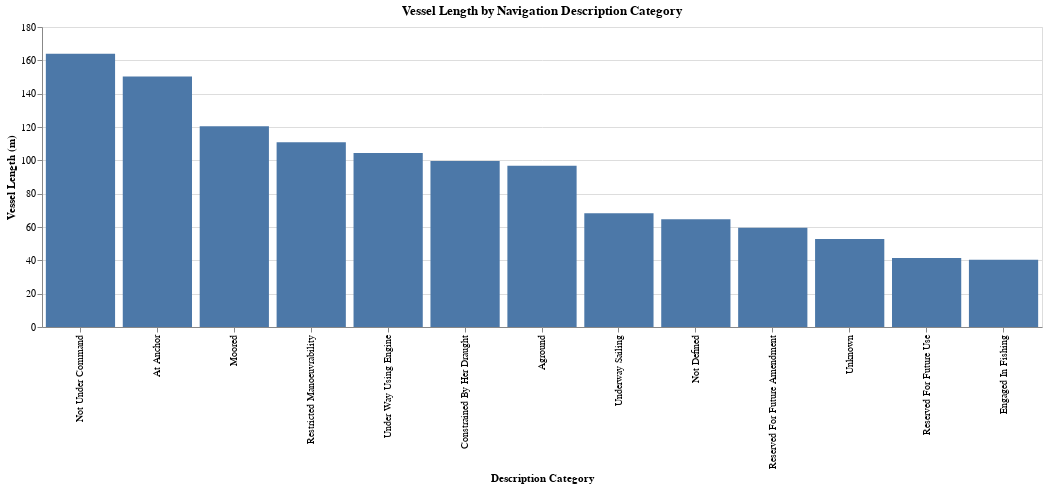

Source (notebook cell):
### Code cell
chart = alt.Chart(mean_length_by_navDesc).mark_bar().encode(
    x=alt.X('navDesc', sort=None, title='Description Category'),
    y=alt.Y('length', title='Vessel Length (m)'),
    tooltip=['navDesc', 'length']
).properties(
    title='Vessel Length by Navigation Description Category',
    width=1000,
    height=300
)

chart

### Figure 1 — Vega specification as saved in the notebook (floating-point values rounded to 4 significant figures)
{"$schema": "https://vega.github.io/schema/vega/v5.json", "data": [{"name": "source_0", "values": [{"length": 163.9, "length_end": 163.9, "length_start": 0.0, "navDesc": "Not Under Command"}, {"length": 150.3, "length_end": 150.3, "length_start": 0.0, "navDesc": "At Anchor"}, {"length": 120.5, "length_end": 120.5, "length_start": 0.0, "navDesc": "Moored"}, {"length": 110.8, "length_end": 110.8, "length_start": 0.0, "navDesc": "Restricted Manoeuvrability"}, {"length": 104.5, "length_end": 104.5, "length_start": 0.0, "navDesc": "Under Way Using Engine"}, {"length": 99.65, "length_end": 99.65, "length_start": 0.0, "navDesc": "Constrained By Her Draught"}, {"length": 96.75, "length_end": 96.75, "length_start": 0.0, "navDesc": "Aground"}, {"length": 68.33, "length_end": 68.33, "length_start": 0.0, "navDesc": "Underway Sailing"}, {"length": 64.58, "length_end": 64.58, "length_start": 0.0, "navDesc": "Not Defined"}, {"length": 59.53, "length_end": 59.53, "length_start": 0.0, "navDesc": "Reserved For Future Amendment"}, {"length": 52.75, "length_end": 52.75, "length_start": 0.0, "navDesc": "Unknown"}, {"length": 41.42, "length_end": 41.42, "length_start": 0.0, "navDesc": "Reserved For Future Use"}, {"length": 40.33, "length_end": 40.33, "length_start": 0.0, "navDesc": "Engaged In Fishing"}]}, {"name": "source_0_x_domain_navDesc", "values": [{"navDesc": "Not Under Command"}, {"navDesc": "At Anchor"}, {"navDesc": "Moored"}, {"navDesc": "Restricted Manoeuvrability"}, {"navDesc": "Under Way Using Engine"}, {"navDesc": "Constrained By Her Draught"}, {"navDesc": "Aground"}, {"navDesc": "Underway Sailing"}, {"navDesc": "Not Defined"}, {"navDesc": "Reserved For Future Amendment"}, {"navDesc": "Unknown"}, {"navDesc": "Reserved For Future Use"}, {"navDesc": "Engaged In Fishing"}]}], "marks": [{"type": "rect", "name": "marks", "from": {"data": "source_0"}, "encode": {"update": {"width": {"signal": "max(0.25, bandwidth('x'))"}, "fill": {"value": "#4c78a8"}, "y": {"field": "length_end", "scale": "y"}, "x": {"field": "navDesc", "scale": "x"}, "tooltip": {"signal": "{\"navDesc\": isValid(datum[\"navDesc\"]) ? datum[\"navDesc\"] : \"\"+datum[\"navDesc\"], \"length\": format(datum[\"length\"], \"\")}"}, "y2": {"field": "length_start", "scale": "y"}}}, "style": ["bar"]}], "scales": [{"name": "x", "type": "band", "domain": {"data": "source_0_x_domain_navDesc", "field": "navDesc"}, "range": [0, {"signal": "width"}], "paddingInner": 0.1, "paddingOuter": 0.05}, {"name": "y", "type": "linear", "domain": {"data": "source_0", "fields": ["length_start", "length_end"]}, "range": [{"signal": "height"}, 0], "nice": true, "zero": true}], "axes": [{"scale": "y", "labels": false, "minExtent": 0, "ticks": false, "gridScale": "x", "orient": "left", "zindex": 0, "domain": false, "grid": true, "aria": false, "tickCount": {"signal": "ceil(height/40)"}, "maxExtent": 0}, {"scale": "x", "zindex": 0, "orient": "bottom", "grid": false, "title": "Description Category", "labelBaseline": "middle", "labelAlign": "right", "labelAngle": 270}, {"scale": "y", "tickCount": {"signal": "ceil(height/40)"}, "zindex": 0, "orient": "left", "grid": false, "title": "Vessel Length (m)", "labelOverlap": true}], "title": {"text": "Vessel Length by Navigation Description Category", "frame": "group"}, "background": "white", "height": 300, "padding": 5, "style": "cell", "width": 1000}
